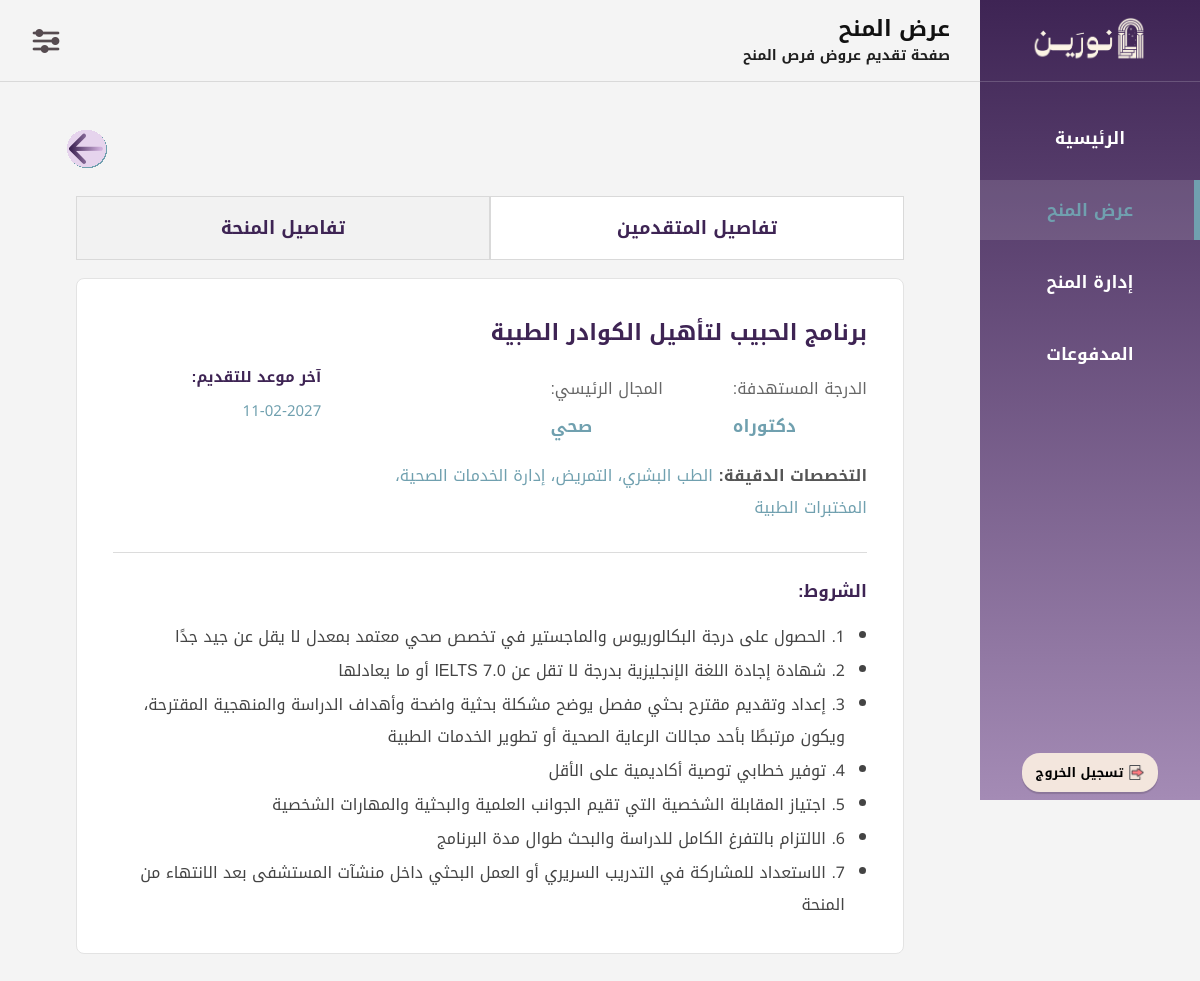
The app's page /Inv05_ScholarshipsDetails.php?id=6 (signed in) with its own data.
### tables this page shows
CREATE TABLE `scholarship_opps` (
  `scholarship_id` int(11) NOT NULL,
  `sch_field` enum('تقني وحوسبي','علوم طبيعية','صناعي وتشغيلي','ادراي','قانوني','اجتماعي وانساني','تصميمي','اقتصادي','إعلامي','بيئي','لوجيستي','صحي') NOT NULL,
  `inv_id` int(11) NOT NULL,
  `sch_name` varchar(100) NOT NULL,
  `requirements` text NOT NULL,
  `study_level` enum('بكالوريوس','ماجستير','دكتوراه') NOT NULL,
  `Specializations` text NOT NULL,
  `app_deadline` datetime NOT NULL
);

### Inv05_ScholarshipsDetails.php (the view, shortened to what this page needs)
<?php
$con=mysqli_connect("localhost","root","","noreen");
mysqli_set_charset($con,"utf8mb4");
$inv_id=$_SESSION['inv_id'];
$scholarship_id=(int)$_GET['id'];
function e($text){
    return htmlspecialchars($text ?? "",ENT_QUOTES,"UTF-8");}
$stmt=mysqli_prepare($con,"
    SELECT scholarship_id,sch_name,sch_field,study_level,Specializations,requirements,app_deadline
    FROM scholarship_opps
    WHERE scholarship_id=? AND inv_id=?
");
mysqli_stmt_bind_param($stmt,"ii",$scholarship_id,$inv_id);
mysqli_stmt_execute($stmt);
$result=mysqli_stmt_get_result($stmt);
$scholarship=mysqli_fetch_assoc($result);
?>
<!DOCTYPE html>
<html lang="ar" dir="rtl">
<head>
<link rel="stylesheet" href="CSS01Layout.css?v=3">
</head>
<body>
<div class="layout">
<aside class="sidebar">
<div class="sidebar-top">
<div class="sidebar-logo"><img src="شعار نورين.png" alt="نورين"></div>
<ul class="sidebar-menu">
<li><a href="Inv00_MainPage.php">الرئيسية</a></li>
<li><a href="Inv04_CreateScholarship.php" class="active">عرض المنح</a></li>
<li><a href="Inv06_ManageScholarships.php">إدارة المنح</a></li>
<li><a href="Inv10_Payments.php">المدفوعات</a></li>
</ul>
</div>
<div class="sidebar-bottom">
<form action="logout.php" method="post">
<button type="submit" class="logout-btn">
<img src="ايقونة تسجيل الخروج.png" class="logout-icon" alt="تسجيل الخروج">
<b>تسجيل الخروج</b>
</button>
</form>
</div>
</aside>
<div class="main-content">
<header class="header">
<div class="page-heading">
<h1 class="page-title">عرض المنح</h1>
<p class="page-description">صفحة تقديم عروض فرص المنح</p>
</div>
<div class="header-icons">
<div class="settings-dropdown">
<img src="ايقونة قائمة الاعدادات.png" class="menu-icon" alt="الإعدادات">
</div>
</div>
</header>
<section class="page">
<div class="page-top">
<div class="back-btn">
<a href="Inv04_CreateScholarship.php"><img src="سهم تراجع.svg" width="40"></a>
</div>
</div>
<div class="tabs-row">
<div class="tab tab-active" data-target="scholarship-tab">تفاصيل المنحة</div>
<div class="tab" data-target="requests-tab">تفاصيل المتقدمين</div>
</div>
<div id="scholarship-tab" class="tab-content active">
<div class="scholarship-details-box">
<div class="top-info-row">
<div class="deadline-box">
<span class="deadline-label">آخر موعد للتقديم:</span>
<span class="deadline-value"><?php echo date("d-m-Y",strtotime($scholarship['app_deadline'])); ?></span>
</div>
<div class="main-info-box">
<h2 class="main-title"><?php echo e($scholarship['sch_name']); ?></h2>
<div class="double-info-row">
<div class="info-item">
<span class="info-label">المجال الرئيسي:</span>
<span class="info-value"><?php echo e($scholarship['sch_field']); ?></span>
</div>
<div class="info-item">
<span class="info-label">الدرجة المستهدفة:</span>
<span class="info-value"><?php echo e($scholarship['study_level']); ?></span>
</div>
</div>
<div class="specialization-line">
<span class="specialization-label">التخصصات الدقيقة:</span>
<span class="specialization-value"><?php echo e($scholarship['Specializations']); ?></span>
</div>
</div>
</div>
<div class="section-divider"></div>
<div class="conditions-box">
<h3 class="conditions-title">الشروط:</h3>
<?php $requirements_lines=preg_split("/\r\n|\n|\r/",$scholarship['requirements']); ?>
<ul class="conditions-list">
<?php foreach($requirements_lines as $line): ?>
<?php if(trim($line)!=""): ?>
<li><?php echo e(trim($line)); ?></li>
<?php endif; ?>
<?php endforeach; ?>
</ul>
</div>
</div>
</div>
</section>
</div>
</div>
</body>
</html>

### CSS01Layout.css (style rules this page uses)
* { margin:0; padding:0; box-sizing:border-box; font-family:"Noto Kufi Arabic",sans-serif; text-decoration:none; }
body { background:#F4F4F4; direction:rtl; }
.layout { display:flex; min-height:100vh; }
.sidebar { width:220px; height:100vh; position:fixed; top:0; right:0; background:linear-gradient(to bottom,#3E2454,#A48BB5); color:#FFFFFF; display:flex; flex-direction:column; justify-content:space-between; z-index:1000; }
.sidebar-top { width:100%; }
.sidebar-logo { height:82px; display:flex; align-items:center; justify-content:center; border-bottom:1px solid rgba(255,255,255,0.18); }
.sidebar-logo img { width:120px; height:auto; object-fit:contain; }
.sidebar-menu { list-style:none; margin-top:26px; }
.sidebar-menu li { margin-bottom:12px; }
.sidebar-menu a { color:#FFFFFF; font-size:17px; font-weight:600; display:block; padding:14px 22px; text-align:center; transition:.25s; position:relative; }
.sidebar-menu a.active { color:#70A0AF; background:rgba(255,255,255,0.12); }
.sidebar-menu a.active::after { content:""; position:absolute; right:0; top:0; width:6px; height:100%; background:#70A0AF; }
.sidebar-bottom { padding:0 10px 8px; display:flex; justify-content:center; }
.logout-btn { background:#F3E6DD; border:none; border-radius:18px; padding:7px 14px; font-size:13px; cursor:pointer; display:flex; align-items:center; gap:6px; box-shadow:0 2px 1px rgba(0,0,0,0.15); transition:transform .3s, box-shadow .3s; }
.logout-icon { width:15px; height:15px; object-fit:contain; }
.main-content { margin-right:220px; width:calc(100% - 220px); min-height:100vh; display:flex; flex-direction:column; }
.header { min-height:82px; position:sticky; top:0; z-index:900; border-bottom:1px solid #d9d9d9; background:#F4F4F4; display:flex; flex-direction:row; align-items:center; justify-content:space-between; padding:10px 30px; }
.page-heading { display:flex; flex-direction:column; align-items:flex-end; justify-content:flex-start; text-align:right; }
.page-title { font-size:22px; font-weight:700; color:#111111; line-height:1.4; text-align:right; width:100%; }
.page-description { font-size:14px; font-weight:600; color:#1f1f1f; line-height:1.6; text-align:right; }
.header-icons { display:flex; align-items:center; }
.settings-dropdown { position:relative; display:inline-block; }
.settings-dropdown::after { content:""; position:absolute; top:100%; left:0; width:100%; height:10px; }
.menu-icon { width:32px; height:32px; cursor:pointer; display:block; object-fit:contain; }
.page { padding:30px; }
.page-top { display:flex; justify-content:space-between; align-items:center; padding:25px 40px; }

### records on screen
scholarship_opps: app_deadline "11-02-2027", sch_name "برنامج الحبيب لتأهيل الكوادر الطبية", sch_field "صحي", study_level "دكتوراه", Specializations "الطب البشري، التمريض، إدارة الخدمات الصحية، المختبرات الطبية", requirements "1. الحصول على درجة البكالوريوس والماجستير في تخصص صحي معتمد بمعدل لا يقل عن جيد جدًا", requirements "2. شهادة إجادة اللغة الإنجليزية بدرجة لا تقل عن IELTS 7.0 أو ما يعادلها", requirements "3. إعداد وتقديم مقترح بحثي مفصل يوضح مشكلة بحثية واضحة وأهداف الدراسة والمنهجية المقترحة، ويكون مرتبطًا بأحد مجالات الرعاية الصحية أو تطوير الخدمات الطبية", requirements "4. توفير خطابي توصية أكاديمية على الأقل", requirements "5. اجتياز المقابلة الشخصية التي تقيم الجوانب العلمية والبحثية والمهارات الشخصية", requirements "6. الالتزام بالتفرغ الكامل للدراسة والبحث طوال مدة البرنامج", requirements "7. الاستعداد للمشاركة في التدريب السريري أو العمل البحثي داخل منشآت المستشفى بعد الانتهاء من المنحة"
